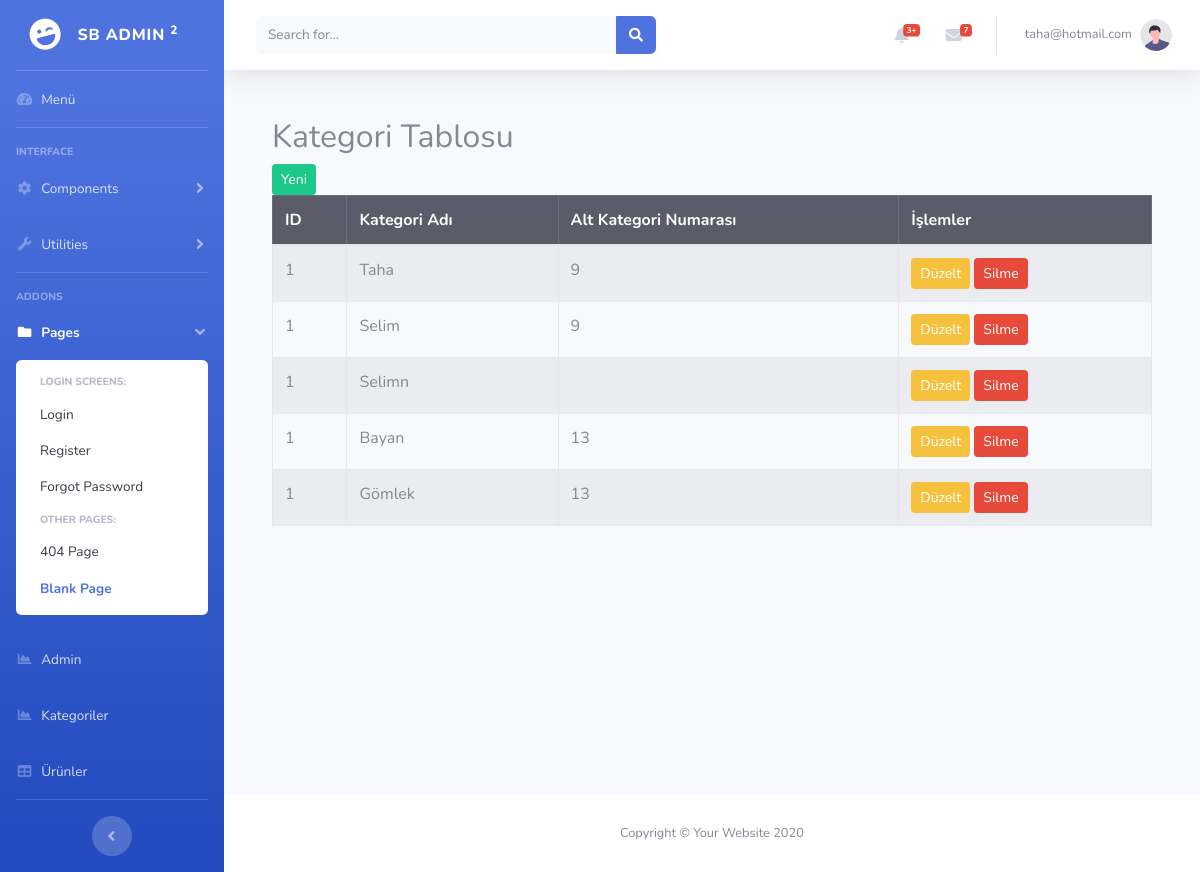
/Panel/index.php?page=kategori (signed in), run on the app's committed database.
### tables this page shows
CREATE TABLE `categories` (
  `id` int(11) NOT NULL,
  `name` varchar(100) NOT NULL,
  `parent_id` int(11) DEFAULT NULL
);

### Panel/Kategoriler/index.php (the view)
<?php
require_once("../Ayar/Config.php");
$sql="Select * from categories";
$sorgu=mysqli_query($conn,$sql);
?>
 <div class="container mt-5">
    <h2>Kategori Tablosu</h2>
    <a class="btn btn-sm btn-success" href="index.php?page=kategoriAdd">Yeni</a>
    <table class="table table-striped table-bordered table-hover">
      <thead class="table-dark">
        <tr>
          <th>ID</th>
          <th>Kategori Adı</th>
          <th>Alt Kategori Numarası</th>
          <th>İşlemler</th>
        </tr>
      </thead>
      <tbody>
     <?php
       while($row=$sorgu->fetch_assoc())
       {
    ?>
       <tr>
          <td>1</td>
          <td><?php echo $row["name"];?></td>
          <td><?php echo $row["parent_id"];?></td>
          <td>
            <a class="btn btn-sm btn-warning" href="index.php?page=kategoriEdit&id=<?php echo $row["id"];?>">Düzelt</a>
            <a class="btn btn-sm btn-danger" href="index.php?page=kategoriDelete&id=<?php echo $row["id"];?>">Silme</a>
          </td>
        </tr>
    <?php
       }
     ?>
      </tbody>
    </table>
  </div>

### data on the page
categories: name "Taha", parent "9"
categories: name "Selim", parent "9"
categories: name "Selimn"
categories: name "Bayan", parent "13"
categories: name "Gömlek", parent "13"

### other printed values
$_SESSION['email'] "taha@hotmail.com"
